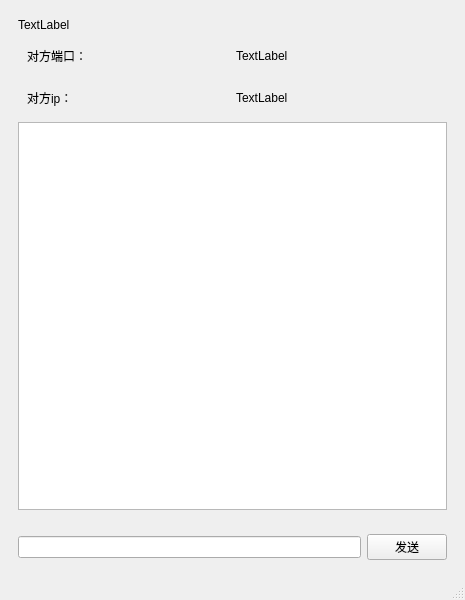
<?xml version="1.0" encoding="UTF-8"?>
<ui version="4.0">
 <class>MainWindow</class>
 <widget class="QMainWindow" name="MainWindow">
  <property name="geometry">
   <rect>
    <x>0</x>
    <y>0</y>
    <width>465</width>
    <height>600</height>
   </rect>
  </property>
  <property name="windowTitle">
   <string>MainWindow</string>
  </property>
  <widget class="QWidget" name="centralwidget">
   <layout class="QVBoxLayout" name="verticalLayout_2">
    <item>
     <widget class="QWidget" name="widget" native="true">
      <layout class="QVBoxLayout" name="verticalLayout">
       <item>
        <widget class="QLabel" name="linkstat">
         <property name="text">
          <string>TextLabel</string>
         </property>
        </widget>
       </item>
       <item>
        <widget class="QWidget" name="widget_3" native="true">
         <layout class="QHBoxLayout" name="horizontalLayout_2">
          <item>
           <widget class="QLabel" name="label">
            <property name="text">
             <string>对方端口：</string>
            </property>
           </widget>
          </item>
          <item>
           <widget class="QLabel" name="port">
            <property name="text">
             <string>TextLabel</string>
            </property>
           </widget>
          </item>
         </layout>
        </widget>
       </item>
       <item>
        <widget class="QWidget" name="widget_2" native="true">
         <layout class="QHBoxLayout" name="horizontalLayout">
          <item>
           <widget class="QLabel" name="label_2">
            <property name="text">
             <string>对方ip：</string>
            </property>
           </widget>
          </item>
          <item>
           <widget class="QLabel" name="ip">
            <property name="text">
             <string>TextLabel</string>
            </property>
           </widget>
          </item>
         </layout>
        </widget>
       </item>
       <item>
        <widget class="QTextBrowser" name="mes"/>
       </item>
      </layout>
     </widget>
    </item>
    <item>
     <widget class="QWidget" name="widget_4" native="true">
      <layout class="QHBoxLayout" name="horizontalLayout_3">
       <item>
        <widget class="QLineEdit" name="date"/>
       </item>
       <item>
        <widget class="QPushButton" name="send">
         <property name="text">
          <string>发送</string>
         </property>
        </widget>
       </item>
      </layout>
     </widget>
    </item>
   </layout>
  </widget>
  <widget class="QMenuBar" name="menubar">
   <property name="geometry">
    <rect>
     <x>0</x>
     <y>0</y>
     <width>465</width>
     <height>23</height>
    </rect>
   </property>
  </widget>
  <widget class="QStatusBar" name="statusbar"/>
 </widget>
 <resources/>
 <connections/>
</ui>
